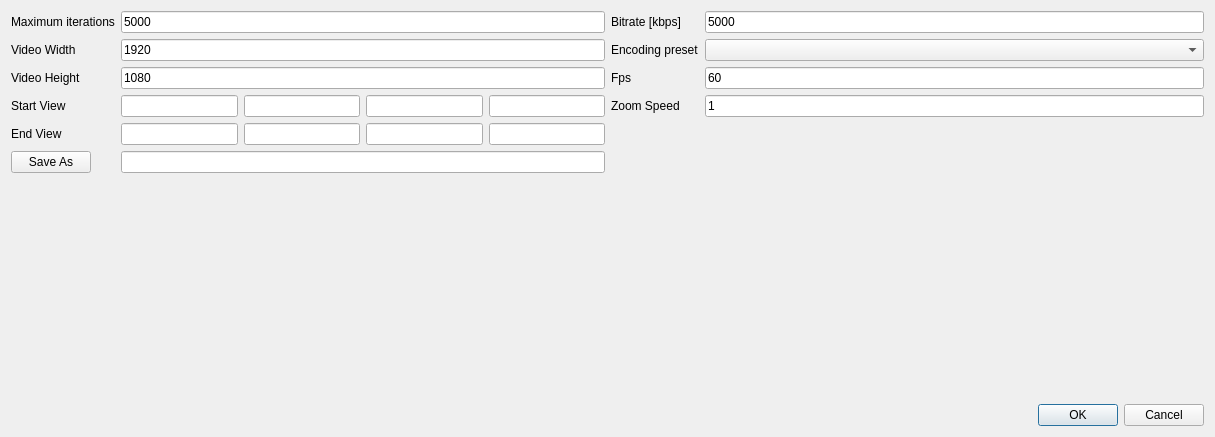
<?xml version="1.0" encoding="UTF-8"?>
<ui version="4.0">
 <class>ExportVideoDialog</class>
 <widget class="QDialog" name="ExportVideoDialog">
  <property name="geometry">
   <rect>
    <x>0</x>
    <y>0</y>
    <width>1215</width>
    <height>437</height>
   </rect>
  </property>
  <property name="windowTitle">
   <string>Export Video</string>
  </property>
  <layout class="QVBoxLayout" name="verticalLayout">
   <item>
    <layout class="QHBoxLayout" name="horizontalLayout_3">
     <item>
      <layout class="QFormLayout" name="formLayout">
       <property name="sizeConstraint">
        <enum>QLayout::SetMinimumSize</enum>
       </property>
       <item row="0" column="0">
        <widget class="QLabel" name="label">
         <property name="text">
          <string>Maximum iterations</string>
         </property>
        </widget>
       </item>
       <item row="0" column="1">
        <widget class="QLineEdit" name="maxIterations">
         <property name="minimumSize">
          <size>
           <width>130</width>
           <height>0</height>
          </size>
         </property>
         <property name="text">
          <string>5000</string>
         </property>
        </widget>
       </item>
       <item row="1" column="0">
        <widget class="QLabel" name="label_2">
         <property name="text">
          <string>Video Width</string>
         </property>
        </widget>
       </item>
       <item row="1" column="1">
        <widget class="QLineEdit" name="vidWidth">
         <property name="minimumSize">
          <size>
           <width>130</width>
           <height>0</height>
          </size>
         </property>
         <property name="text">
          <string>1920</string>
         </property>
        </widget>
       </item>
       <item row="2" column="0">
        <widget class="QLabel" name="label_3">
         <property name="text">
          <string>Video Height</string>
         </property>
        </widget>
       </item>
       <item row="2" column="1">
        <widget class="QLineEdit" name="vidHeight">
         <property name="minimumSize">
          <size>
           <width>130</width>
           <height>0</height>
          </size>
         </property>
         <property name="text">
          <string>1080</string>
         </property>
        </widget>
       </item>
       <item row="3" column="0">
        <widget class="QLabel" name="label_4">
         <property name="text">
          <string>Start View</string>
         </property>
        </widget>
       </item>
       <item row="3" column="1">
        <layout class="QHBoxLayout" name="horizontalLayout">
         <item>
          <widget class="QLineEdit" name="startX">
           <property name="minimumSize">
            <size>
             <width>80</width>
             <height>0</height>
            </size>
           </property>
          </widget>
         </item>
         <item>
          <widget class="QLineEdit" name="startY">
           <property name="minimumSize">
            <size>
             <width>80</width>
             <height>0</height>
            </size>
           </property>
          </widget>
         </item>
         <item>
          <widget class="QLineEdit" name="startW">
           <property name="minimumSize">
            <size>
             <width>80</width>
             <height>0</height>
            </size>
           </property>
          </widget>
         </item>
         <item>
          <widget class="QLineEdit" name="startH">
           <property name="minimumSize">
            <size>
             <width>80</width>
             <height>0</height>
            </size>
           </property>
          </widget>
         </item>
        </layout>
       </item>
       <item row="4" column="0">
        <widget class="QLabel" name="label_5">
         <property name="text">
          <string>End View</string>
         </property>
        </widget>
       </item>
       <item row="4" column="1">
        <layout class="QHBoxLayout" name="horizontalLayout_2">
         <item>
          <widget class="QLineEdit" name="endX"/>
         </item>
         <item>
          <widget class="QLineEdit" name="endY"/>
         </item>
         <item>
          <widget class="QLineEdit" name="endW"/>
         </item>
         <item>
          <widget class="QLineEdit" name="endH"/>
         </item>
        </layout>
       </item>
       <item row="5" column="0">
        <widget class="QPushButton" name="pushButton">
         <property name="text">
          <string>Save As</string>
         </property>
        </widget>
       </item>
       <item row="5" column="1">
        <widget class="QLineEdit" name="savePath">
         <property name="minimumSize">
          <size>
           <width>400</width>
           <height>0</height>
          </size>
         </property>
        </widget>
       </item>
      </layout>
     </item>
     <item>
      <layout class="QFormLayout" name="formLayout_2">
       <item row="0" column="0">
        <widget class="QLabel" name="label_6">
         <property name="text">
          <string>Bitrate [kbps]</string>
         </property>
        </widget>
       </item>
       <item row="0" column="1">
        <widget class="QLineEdit" name="bitrate">
         <property name="minimumSize">
          <size>
           <width>130</width>
           <height>0</height>
          </size>
         </property>
         <property name="text">
          <string>5000</string>
         </property>
        </widget>
       </item>
       <item row="1" column="0">
        <widget class="QLabel" name="label_7">
         <property name="text">
          <string>Encoding preset</string>
         </property>
        </widget>
       </item>
       <item row="1" column="1">
        <widget class="QComboBox" name="encodingPresetBox">
         <property name="editable">
          <bool>false</bool>
         </property>
         <property name="currentText">
          <string/>
         </property>
        </widget>
       </item>
       <item row="2" column="0">
        <widget class="QLabel" name="label_8">
         <property name="text">
          <string>Fps</string>
         </property>
        </widget>
       </item>
       <item row="2" column="1">
        <widget class="QLineEdit" name="fps">
         <property name="text">
          <string>60</string>
         </property>
        </widget>
       </item>
       <item row="3" column="0">
        <widget class="QLabel" name="label_9">
         <property name="text">
          <string>Zoom Speed</string>
         </property>
        </widget>
       </item>
       <item row="3" column="1">
        <widget class="QLineEdit" name="zoomSpeed">
         <property name="text">
          <string>1</string>
         </property>
        </widget>
       </item>
      </layout>
     </item>
    </layout>
   </item>
   <item>
    <widget class="QDialogButtonBox" name="buttonBox">
     <property name="sizePolicy">
      <sizepolicy hsizetype="Ignored" vsizetype="Fixed">
       <horstretch>0</horstretch>
       <verstretch>0</verstretch>
      </sizepolicy>
     </property>
     <property name="orientation">
      <enum>Qt::Horizontal</enum>
     </property>
     <property name="standardButtons">
      <set>QDialogButtonBox::Cancel|QDialogButtonBox::Ok</set>
     </property>
    </widget>
   </item>
  </layout>
 </widget>
 <resources/>
 <connections>
  <connection>
   <sender>buttonBox</sender>
   <signal>accepted()</signal>
   <receiver>ExportVideoDialog</receiver>
   <slot>accept()</slot>
   <hints>
    <hint type="sourcelabel">
     <x>248</x>
     <y>254</y>
    </hint>
    <hint type="destinationlabel">
     <x>157</x>
     <y>274</y>
    </hint>
   </hints>
  </connection>
  <connection>
   <sender>buttonBox</sender>
   <signal>rejected()</signal>
   <receiver>ExportVideoDialog</receiver>
   <slot>reject()</slot>
   <hints>
    <hint type="sourcelabel">
     <x>316</x>
     <y>260</y>
    </hint>
    <hint type="destinationlabel">
     <x>286</x>
     <y>274</y>
    </hint>
   </hints>
  </connection>
 </connections>
</ui>
